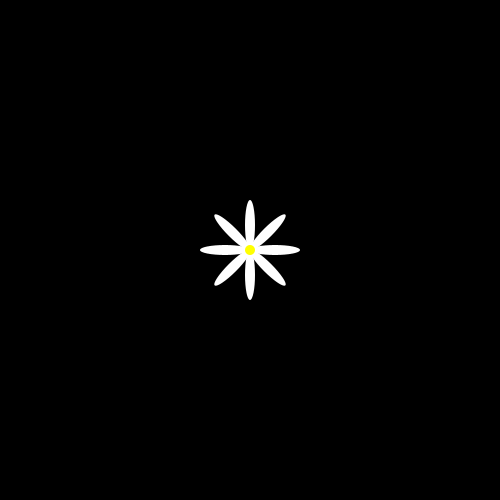
Frame 1 (no input)
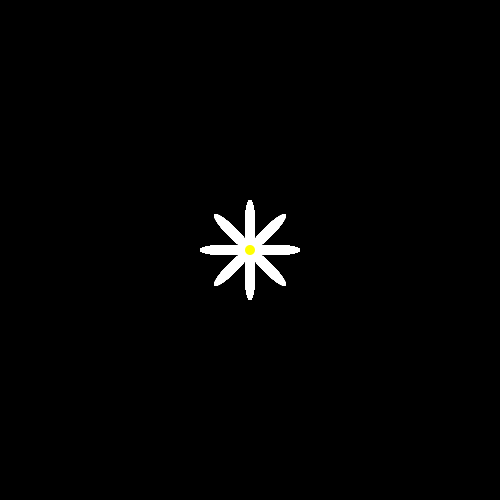
Frame 60 (the mouse pressed at the canvas centre just before this capture)
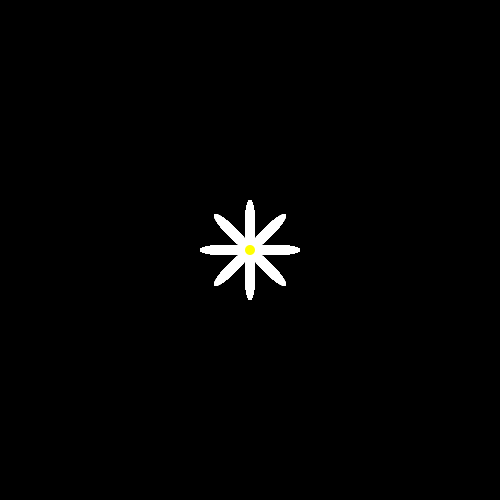
Frame 120 (the mouse held since frame 60 and released just before this capture)

The Processing sketch that drew these frames (run headless with seeded random() and noise(); from frame 60 on, the mouse is pressed at the canvas centre):

// Processing sketch: CRCP1310_07_Flower
// ── CRCP1310_07_Flower.pde
void setup() {
  size(500, 500);
  background(0);
}

void draw() {
  daisy(width / 2.0, height / 2.0, 100, 8);
}

void daisy(float x, float y, float size, int petalTotal) {
  pushMatrix();
  translate(x, y);
  float theta = 0;
  float radius = size / 4.0;
  
  for (int i = 0; i < petalTotal; i++) {
    float petalHeight = size / 2.0;
    float petalX = radius * cos(theta);
    float petalY = radius * sin(theta);
    pushMatrix();
    translate(petalX, petalY);
    rotate(HALF_PI + theta);
    noStroke();
    fill(255);
    ellipse(0, 0, petalHeight / 5.0, petalHeight);
    popMatrix();
    theta += (TWO_PI / petalTotal);
  }
  
  noStroke();
  fill(255, 255, 0);
  ellipse(0, 0, size / 10, size / 10);
  
  popMatrix();
}

void keyPressed() {
  if (key == ' ') {
    daisy(random(width), random(height), random(5, 100), (int)random(4, 10)); 
  }
}
